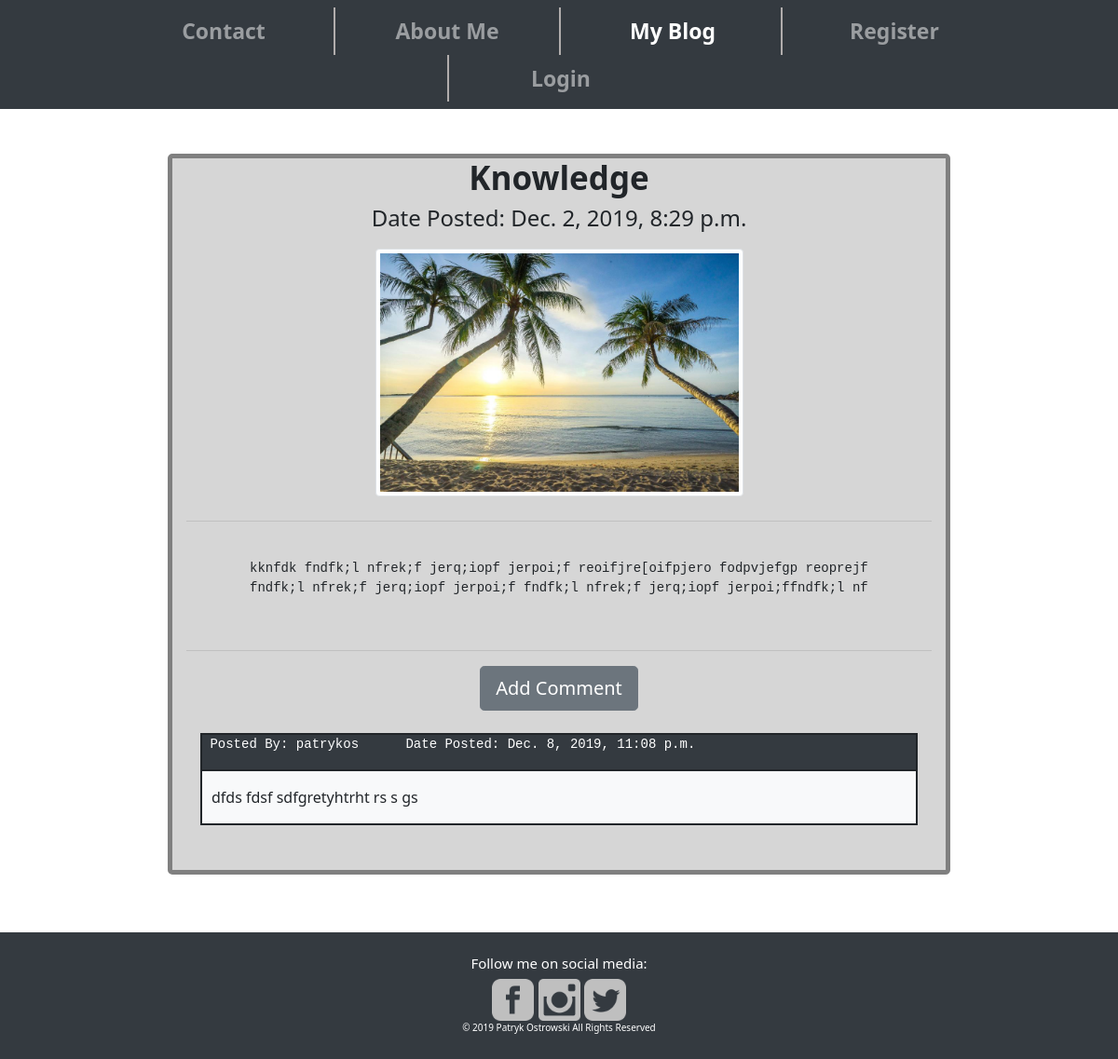
Before: /post/30 with the older database file.
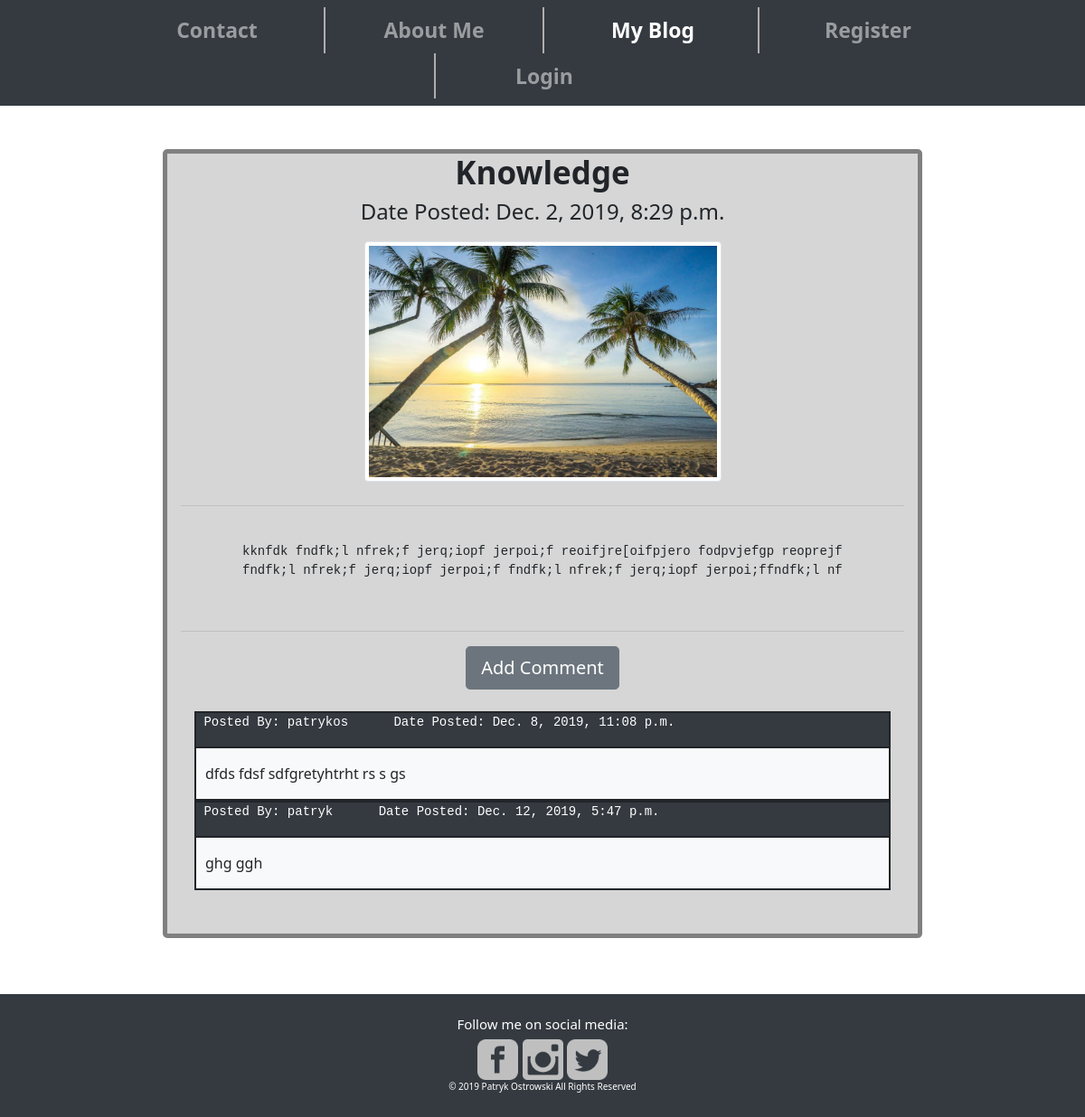
After: the same page with the newer database file.
### blog/models.py (models this page shows, shortened)
class Post(models.Model):
    author = models.ForeignKey('auth.User',on_delete=models.CASCADE)
    title = models.CharField(max_length=999)
    text = models.TextField()
    image = models.ImageField(upload_to='media/', blank=True, null=True)
    video = models.FileField(upload_to='media/', blank=True, null=True)
    created_date = models.DateTimeField(default=timezone.now)
    published_date = models.DateTimeField(blank=True, null=True)
    published_post = models.BooleanField(default=False)

class Comment(models.Model):
    post = models.ForeignKey('blog.Post', related_name='comments', on_delete=models.CASCADE)
    author = models.CharField(max_length=200)
    text = models.TextField(max_length=400)
    created_date = models.DateTimeField(default=timezone.now)
    approved_comment = models.BooleanField(default=False)

### blog/views.py (the view)
# urls.py: url(r'^post/(?P<pk>\d+)$', views.PostDetailView.as_view(), name='post_detail'),
class PostDetailView(DetailView):
    model = Post

### blog/templates/blog/post_detail.html (shortened to what this page needs)
{% extends "blog/base.html" %}
{% block content %}
<br>
<br>
 <div class="container-fluid post-det-container">
    <h1 class="post-det-header" align="center">{{ post.title }}</h1>
    {% if post.published_date %}
        <div class="row align-items-center justify-content-center">
            <div class="col align-self-center">
                <h4 align="center">Date Posted: {{ post.published_date }}</h4>
            </div>
        </div>
    {% else %}
        <h4 align="center"><a class="btn btn-secondary" href="{% url 'post_publish' pk=post.pk %}">Publish</a></h4>
    {% endif %}
    {% if post.image %}
        <div class="row align-items-center justify-content-center">
            <div class="post-det-img">
                <img src="{{ post.image.url }}" class="img-fluid img-thumbnail">
            </div>
        </div>
    {% endif %}
    <hr>
    <br>
    <div class="row align-items-center justify-content-center">
        <pre class="post-det-text">{{ post.text|safe|linebreaksbr }}</pre>
    </div>
    <br>
    <hr>
    <div class="row align-items-center justify-content-center">
        <a class='btn btn-lg btn-secondary btn-comment' href="{% url 'add_comment_to_post' pk=post.pk %}">Add Comment</a>
    </div>
    <div class="container">
    <br>
        {% for comment in post.comments.all %}
            {% if comment.approved_comment or user.is_authenticated %}
                <div class="comment-box">
                    <div class="comment-top bg-dark">
                        <pre style="color: white;"> Posted By: {{ comment.author }}      Date Posted: {{ comment.created_date }} </pre>
                    </div>
                    <div class="comment-bottom bg-light">
                        <div  class="comment-txt">
                            <p>{{ comment.text|safe|linebreaks }}</p>
                        </div>
                    </div>
                </div>
            {% endif %}
            {% empty %}
            <p>No Comments</p>
        {% endfor %}
        <br><br>
    </div>
</div>
<br><br>
{% endblock %}

### blog/templates/blog/base.html (shortened to what this page needs)
<!DOCTYPE html>
{% load staticfiles %}
{% load static %}
<html>
<head>
    <link rel="stylesheet" href="https://stackpath.bootstrapcdn.com/bootstrap/4.3.1/css/bootstrap.min.css">
    <link rel="stylesheet" href="https://cdnjs.cloudflare.com/ajax/libs/font-awesome/4.7.0/css/font-awesome.min.css">
    <link href="//netdna.bootstrapcdn.com/bootstrap/3.0.0/css/bootstrap-glyphicons.css" rel="stylesheet">
    <link rel="stylesheet" type="text/css" href="{% static 'css/blog.css' %}"/>
</head>
<body bgcolor="white" style="background-repeat: repeat-y;">
    <div class="page-container">
        <nav class="navbar sticky-top navbar-expand-lg navbar-dark bg-dark">
            <div class="collapse navbar-collapse" id="navbarSupportedContent">
                <ul class="nav navbar-nav justify-content-center">
                    <li class="nav-item n-link-border-r">
                        <a class="n-link nav-link" href="{% url 'contact' %}">Contact</a>
                    </li>
                    <li class="nav-item">
                        <a class="n-link nav-link" href="{% url 'about' %}">About Me</a>
                    </li>
                    <li class="nav-item n-link-border">
                        <a class="n-link nav-link active" href="{% url 'post_list' %}">My Blog</a>
                    </li>
                    <li class="nav-item">
                        <a class="n-link nav-link" href="{% url 'register' %}">Register</a>
                    </li>
                    <li class="nav-item n-link-border-l">
                        {% if user.is_authenticated %}
                            <a class="n-link nav-link" href="{% url 'logout' %}?next=/logout/">Log Out</a>
                        {% else %}
                            <a class="n-link nav-link" href="{% url 'login' %}">Login</a>
                        {% endif %}
                    </li>
                </ul>
            </div>
        </nav>
{% block content %}
{% endblock content %}
        <div class="wrapper bg-dark">
            <br>
            <h6 style="text-align:center; color:white; font-size:15px;">Follow me on social media:</h6>
            <a class="footer-icon" href="https://www.facebook.com/"><img src="{% static 'media/facebook.png' %}" width="45px"></a>
            <a href="https://www.instagram.com/"><img src="{% static 'media/instagram.png' %}" width="45px"></a>
            <a href="https://twitter.com/"><img src="{% static 'media/twitter.png' %}" width="45px"></a>
            <p style="text-align:center; color:white; font-size:10px;">© 2019 Patryk Ostrowski All Rights Reserved </p>
            <div class="push"></div>
        </div>
    </div>
</body>
</html>

### blog/static/css/blog.css (style rules this page uses)
body { background-size:100% ; font-family: Candara,Calibri,Segoe,Segoe UI,Optima,Arial,sans-serif; }
html, body { margin: 0px; height:100%; }
a { color:white; font-weight: bold; }
.page-container { position: relative; min-height: 100vh; }
.navbar-nav { width: 100%; text-align: center; }
li { float: none; display: inline-block; }
.n-link { font-size: 23px; height: auto; width:240px; color: lightgrey; }
.n-link-border { font-size: 23px; border-right: 2px solid rgb(177, 173, 173); border-left: 2px solid rgb(177, 173, 173); height: auto; width:240px; }
.n-link-border-r { font-size: 23px; border-right: 2px solid rgb(177, 173, 173); height: auto; width:240px; }
.n-link-border-l { font-size: 23px; border-left: 2px solid rgb(177, 173, 173); height: auto; width:240px; }
.wrapper { margin-bottom: -50px; text-align:center; position: absolute; bottom: 0; width: 100%; }
.footer, .push { height: 10px; }
.post-det-text { width:80%; }
.post-det-header { font-size: 35px; font-weight: bold; }
.post-det-img { margin: auto; padding: 10px; width: 50%; }
.post-det-container { width: 70%; background-color: whitesmoke; background: rgba(204, 204, 204, 0.8); border: solid; border-width: thick; border-color: grey; border-radius: 5px; margin-bottom: 100px; }
.comment-box { border: solid; border-width: thin; }
.comment-top { border: solid; border-width: thin; }
.comment-bottom { border: solid; border-width: thin; }
.comment-txt { margin-left:10px; }

Changed rows visible on the page:
now on this page (row edited): Comment: author "patryk", created_date "Dec. 12, 2019, 5:47 p.m.", text "ghg ggh"
